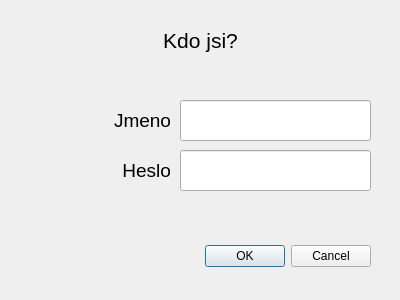
<?xml version="1.0" encoding="UTF-8"?>
<ui version="4.0">
 <class>Login</class>
 <widget class="QDialog" name="Login">
  <property name="geometry">
   <rect>
    <x>0</x>
    <y>0</y>
    <width>400</width>
    <height>300</height>
   </rect>
  </property>
  <property name="windowTitle">
   <string>Dialog</string>
  </property>
  <widget class="QDialogButtonBox" name="buttonBox">
   <property name="geometry">
    <rect>
     <x>30</x>
     <y>240</y>
     <width>341</width>
     <height>32</height>
    </rect>
   </property>
   <property name="orientation">
    <enum>Qt::Horizontal</enum>
   </property>
   <property name="standardButtons">
    <set>QDialogButtonBox::Cancel|QDialogButtonBox::Ok</set>
   </property>
  </widget>
  <widget class="QLabel" name="label">
   <property name="geometry">
    <rect>
     <x>0</x>
     <y>20</y>
     <width>401</width>
     <height>41</height>
    </rect>
   </property>
   <property name="font">
    <font>
     <pointsize>16</pointsize>
    </font>
   </property>
   <property name="text">
    <string>Kdo jsi?</string>
   </property>
   <property name="alignment">
    <set>Qt::AlignCenter</set>
   </property>
  </widget>
  <widget class="QLabel" name="label_2">
   <property name="geometry">
    <rect>
     <x>30</x>
     <y>100</y>
     <width>141</width>
     <height>41</height>
    </rect>
   </property>
   <property name="font">
    <font>
     <pointsize>14</pointsize>
    </font>
   </property>
   <property name="text">
    <string>Jmeno</string>
   </property>
   <property name="alignment">
    <set>Qt::AlignRight|Qt::AlignTrailing|Qt::AlignVCenter</set>
   </property>
  </widget>
  <widget class="QLabel" name="label_3">
   <property name="geometry">
    <rect>
     <x>30</x>
     <y>150</y>
     <width>141</width>
     <height>41</height>
    </rect>
   </property>
   <property name="font">
    <font>
     <pointsize>14</pointsize>
    </font>
   </property>
   <property name="text">
    <string>Heslo</string>
   </property>
   <property name="alignment">
    <set>Qt::AlignRight|Qt::AlignTrailing|Qt::AlignVCenter</set>
   </property>
  </widget>
  <widget class="QLineEdit" name="le_jmeno">
   <property name="geometry">
    <rect>
     <x>180</x>
     <y>100</y>
     <width>191</width>
     <height>41</height>
    </rect>
   </property>
   <property name="font">
    <font>
     <pointsize>14</pointsize>
    </font>
   </property>
  </widget>
  <widget class="QLineEdit" name="le_heslo">
   <property name="geometry">
    <rect>
     <x>180</x>
     <y>150</y>
     <width>191</width>
     <height>41</height>
    </rect>
   </property>
   <property name="font">
    <font>
     <pointsize>14</pointsize>
    </font>
   </property>
   <property name="echoMode">
    <enum>QLineEdit::Password</enum>
   </property>
  </widget>
 </widget>
 <resources/>
 <connections/>
</ui>
